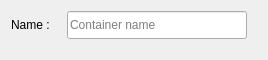
<?xml version="1.0" encoding="UTF-8"?>
<ui version="4.0">
 <class>Form</class>
 <widget class="QWidget" name="Form">
  <property name="geometry">
   <rect>
    <x>0</x>
    <y>0</y>
    <width>268</width>
    <height>60</height>
   </rect>
  </property>
  <property name="windowTitle">
   <string>Form</string>
  </property>
  <layout class="QFormLayout" name="formLayout_2">
   <item row="0" column="0">
    <layout class="QFormLayout" name="formLayout">
     <item row="0" column="0">
      <widget class="QLabel" name="container_label_4">
       <property name="sizePolicy">
        <sizepolicy hsizetype="Fixed" vsizetype="Fixed">
         <horstretch>0</horstretch>
         <verstretch>0</verstretch>
        </sizepolicy>
       </property>
       <property name="minimumSize">
        <size>
         <width>50</width>
         <height>28</height>
        </size>
       </property>
       <property name="maximumSize">
        <size>
         <width>50</width>
         <height>28</height>
        </size>
       </property>
       <property name="text">
        <string>Name :</string>
       </property>
      </widget>
     </item>
     <item row="0" column="1">
      <widget class="QLineEdit" name="container_name">
       <property name="sizePolicy">
        <sizepolicy hsizetype="Fixed" vsizetype="Fixed">
         <horstretch>1</horstretch>
         <verstretch>1</verstretch>
        </sizepolicy>
       </property>
       <property name="minimumSize">
        <size>
         <width>180</width>
         <height>28</height>
        </size>
       </property>
       <property name="maximumSize">
        <size>
         <width>180</width>
         <height>28</height>
        </size>
       </property>
       <property name="text">
        <string/>
       </property>
       <property name="placeholderText">
        <string>Container name</string>
       </property>
       <property name="clearButtonEnabled">
        <bool>true</bool>
       </property>
      </widget>
     </item>
    </layout>
   </item>
  </layout>
 </widget>
 <resources/>
 <connections/>
</ui>
